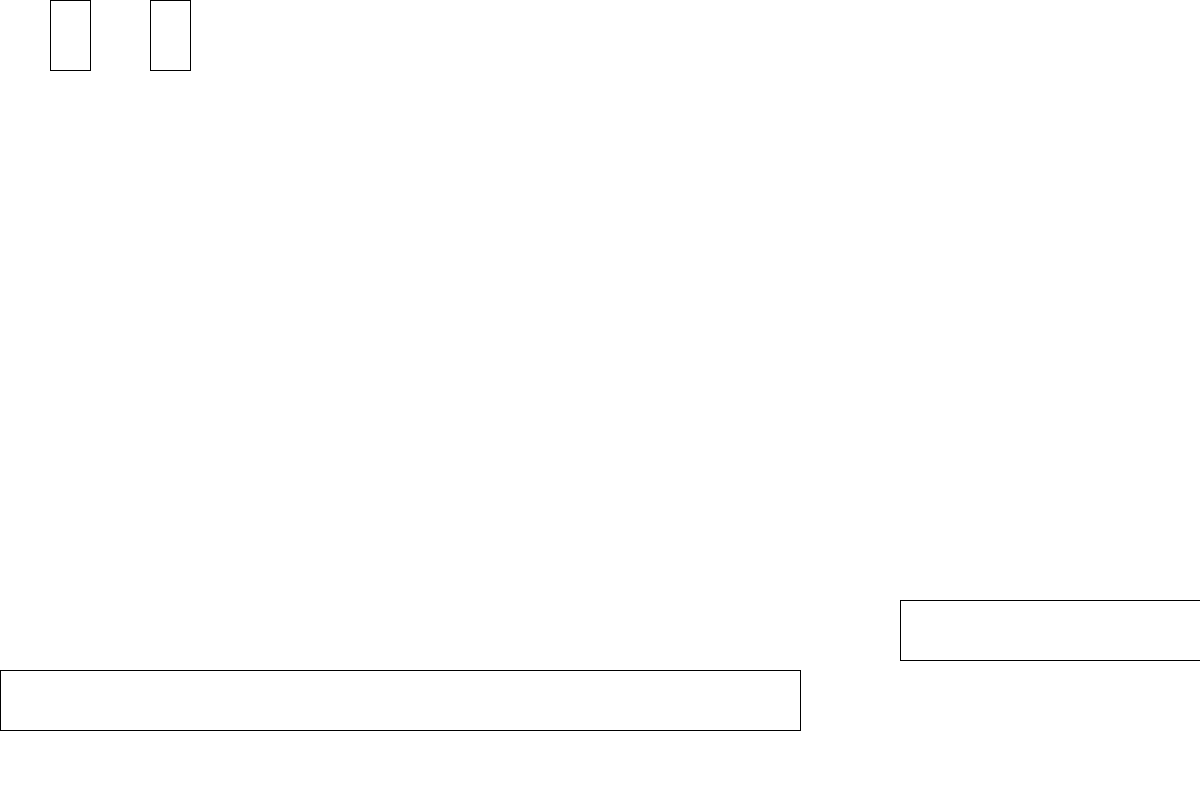
Frame 1 (no input)
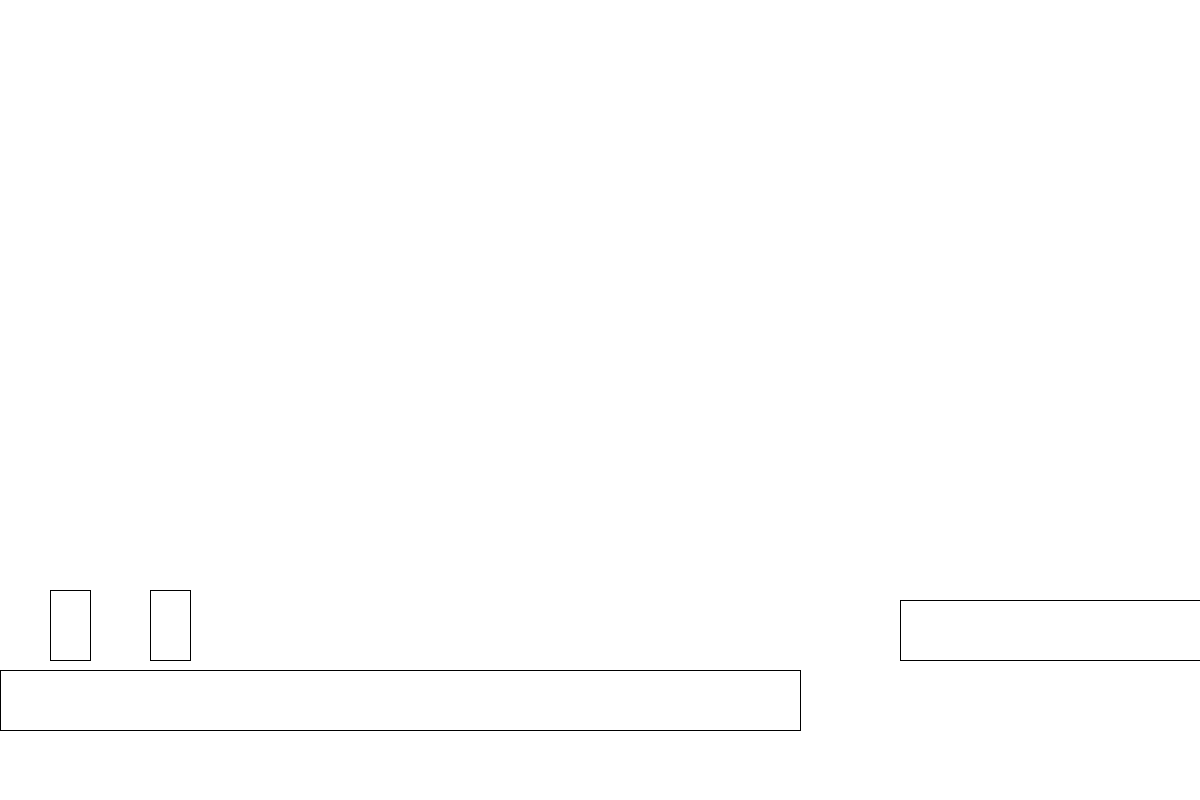
Frame 60 (the mouse pressed at the canvas centre just before this capture)
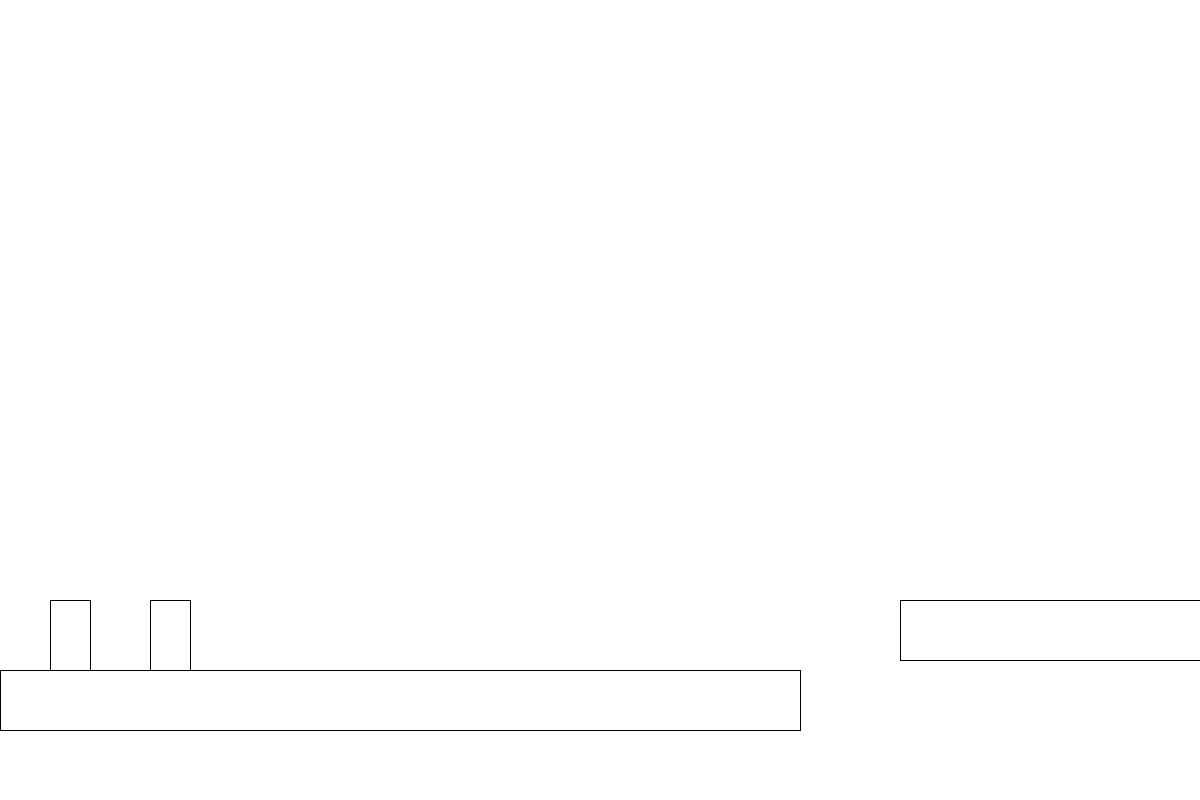
Frame 120 (the mouse held since frame 60 and released just before this capture)

The Processing sketch that drew these frames (run headless with seeded random() and noise(); from frame 60 on, the mouse is pressed at the canvas centre):

// Processing sketch: pa_komgraf_bro
// ── pa_komgraf_bro.pde
import java.util.ArrayList;  

//membuat progerakan jadi lebih fluent
boolean kiris= false;
boolean kanans = false;
boolean atass = false;
boolean bawahs = false;




class chara{
  float x=0;
  float y=0;
  int panjang = 70;
  int lebar = 40;
  boolean lompat =false;
  boolean ground= false;
  boolean collisionKanan = false;
  int mls=0;
  float kecepatan=5;
  chara(float x, float y){
    this.x = x;
    this.y = y;
  }
  void hitbox(){
    rect(x,y,lebar,panjang);
  }
  void cekGerak(){
    if(kiris){
      this.x -=kecepatan;
    }
    
    if(kanans){
      if(!collisionKanan){
        this.x += kecepatan;
      }
      collisionKanan =false;
    }
    
      
    if(bawahs){
      this.y +=kecepatan;
    }
    if(atass){
      
      if(ground){
        this.y -=300;
      }
    }
    ground = false;
  }
  //void lari(){
  //  if(!lompat){
  //    if(atass && collision
  void ada(){
    hitbox();
    cekGerak();
  }
}


class platform{
  float x1,x2,y1,y2;
  platform(float x1, float y1, float x2, float y2){
    this.x1 = x1;
    this.y1 = y1;
    this.x2 = x2 +x1;
    this.y2 = y2 + y1;
  }
  void bentuk(){
    rect(x1,y1,x2-x1,y2-y1);
  }
}




chara mario = new chara(50,0);
chara mario2 = new chara(150,0);
platform kotak1 = new platform(0,670,800,60);
platform kotak2 = new platform(900,600,1200,60);

ArrayList<chara> player = new ArrayList<chara>();
ArrayList<platform> plat = new ArrayList<platform>();



void setup(){
  size(1200,800);
  frameRate(60);
  player.add(mario);
  player.add(mario2);
  plat.add(kotak1);
  plat.add(kotak2);
}

void draw(){
  background(255);
  
  fill(0);
  //mario.ada();
  //mario2.ada();
  noFill();
  
  animasi();
  
  //kotak1.bentuk();
  //kotak2.bentuk();
  
  //for(
  
  //if(mario.x < kotak1.x2 && mario.y+(mario.panjang/2) < kotak1.y1){
  //  mario.y+=5;
  //}
  //if(mario2.x < kotak1.x2 && mario2.y+(mario2.panjang/2) < kotak1.y1){
  //  mario2.y+=5;
  //}
  
}

// ── control_cek.pde

void mousePressed(){
  println("mouse X :"+mouseX);
  println("mouse Y :"+mouseY);
  //println("posisi X :"+posisiX);
  //println("posisi Y :"+posisiY);
}



void animasi(){
  for(chara i : player){
    i.ada();
  }
  for(platform i : plat){
    i.bentuk();
  }
  
  for(chara i : player){
    for(platform is : plat){
      if(i.x+i.lebar > is.x1 && i.x < is.x2){
        if(i.y+(i.panjang) < is.y1 || i.y > is.y2){
          i.y+=5;
        }
        else{
          i.ground = true;
          //i.collisionKanan = true;
        }
      }
      else if(!i.ground){
        i.y+=5;
      }
      //else if(
    }
  }
}


void keyPressed(){
  //if(keyCode == 83){
  //  bawahs=true;
  //}
  if(keyCode == 65){
    kiris= true;
  }
  if(keyCode == 68){
    
    kanans = true;
  }
  if(keyCode == 87){
    
    atass = true;
  }
  
}



//untuuk membaca keyboard di lepas
void keyReleased(){
  if(keyCode == 83){
    bawahs=false;
  }
  if(keyCode == 65){
    kiris= false;
    
  }
  if(keyCode == 68){
    
    kanans = false;
    
  }
  if(keyCode == 87){
    
    atass = false;
  }
}
